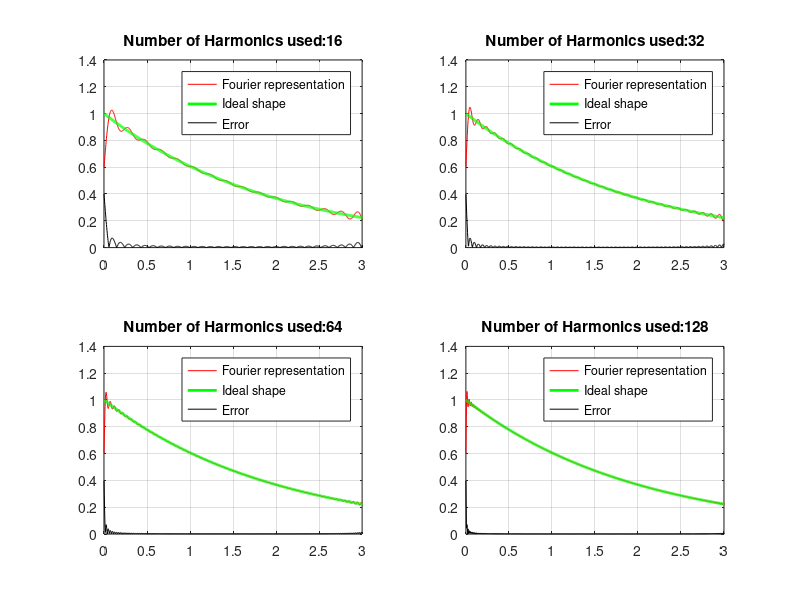

Recreate this plot in MATLAB.
clc; clear; close all;

plotindex=1;
for i=4:7
    N=1000;             % Number of points in one cycle
    t=linspace(0,pi,N);
    sum=0.504;
    M=2^i;              % How many harmonics used in particular plot
    for j=1:M;
        sum=sum+((0.504*2)/(1+16*j^2))*(cos(2*j*t)+4*j*sin(2*j*t));
    end
    subplot(2,2,plotindex);
    plot(t,sum,'r');
    title(['Number of Harmonics used:',num2str(M)]);
    hold on
    %ideal case
    y=exp(-.5*t);
    subplot(2,2,plotindex);
    plot(t,y,'g','Linewidth',2)
    hold on
    subplot(2,2,plotindex);
    error=abs(sum-y);
    plot(t,error,'k');
    xlim([0,3]);grid
    legend('Fourier representation','Ideal shape','Error');
    plotindex=plotindex+1;
end
